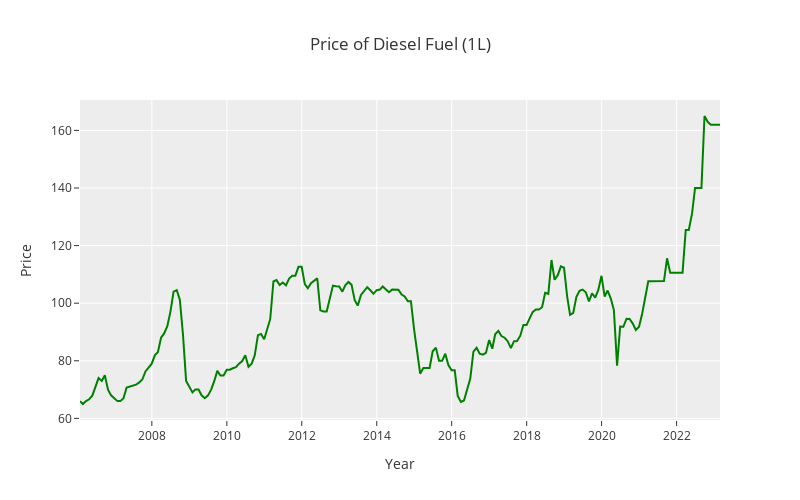

Notebook code cell kept with this figure:
### Markdown cell above
### Price of Diesel over the years

### Code cell
import plotly.graph_objs as go
from plotly.offline import iplot, init_notebook_mode
import os
import plotly.io as pio

# Initialize plotly for use in Jupyter notebook
init_notebook_mode(connected=True)

# Create a scatter plot of the time series data
trace = go.Scatter(
    x=time_series_data.index,  # X-axis values are the time series index
    y=time_series_data['Diesel (1L)'],  # Y-axis values are the price of diesel fuel
    mode='lines',
    name='Time Series',
    line=dict(color='green')  # Set the color of the line to purple
)

# Define the layout of the plot
layout = go.Layout(
    title='Price of Diesel Fuel (1L)',
    xaxis=dict(title='Year'),
    yaxis=dict(title='Price'),
    hovermode='x',  # Enable horizontal hover information
    template='ggplot2',  # Use the plotly_dark theme
    width=800,  # Set the width of the graph to 800 pixels
    height=500  # Set the height of the graph to 500 pixels
)

# Combine the trace and layout into a figure and plot it
fig = go.Figure(data=[trace], layout=layout)

# Add interactivity to show the exact price and date when hovering over the line
fig.update_layout(hovermode="x unified")
fig.update_traces(hovertemplate="Price: %{y:.2f}<br>Date: %{x}")

iplot(fig)

# Define the file path and name for the image
file_path = os.path.join("C:/Users/Admin/Desktop/phasee 5 Capstone/Time_Series_Capstone_Project", "diesel_price.png")

# Save the plot as a PNG image
pio.write_image(fig, file_path)

### Figure 1 — Plotly figure (JSON) as saved in the notebook; plotly's stock layout.template omitted (floating-point values rounded to 4 significant figures; data arrays with more than 128 entries replaced by an {"elided": "..."} marker saying what was removed)
{"data": [{"hovertemplate": "Price: %{y:.2f}<br>Date: %{x}", "line": {"color": "green"}, "mode": "lines", "name": "Time Series", "type": "scatter", "x": {"elided": "206 str values"}, "y": {"elided": "206 float values"}}], "layout": {"height": 500, "hovermode": "x unified", "title": {"text": "Price of Diesel Fuel (1L)"}, "width": 800, "xaxis": {"title": {"text": "Year"}}, "yaxis": {"title": {"text": "Price"}}}}
